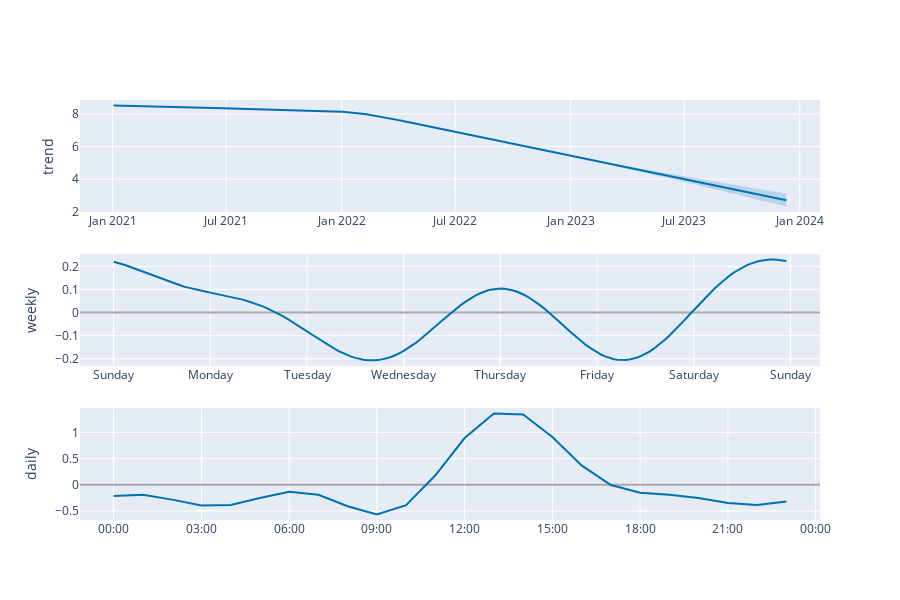

This figure's notebook cell:
### Code cell
plot_components_plotly(m, forecast)

### Figure 1 — Plotly figure (JSON) as saved in the notebook; plotly's stock layout.template omitted (floating-point values rounded to 4 significant figures; data arrays with more than 128 entries replaced by an {"elided": "..."} marker saying what was removed)
{"data": [{"line": {"color": "#0072B2", "width": 2}, "mode": "lines", "name": "trend", "type": "scatter", "x": {"elided": "841 str values"}, "xaxis": "x", "y": {"elided": "841 float values"}, "yaxis": "y"}, {"line": {"color": "rgba(0, 114, 178, 0.2)", "width": 0}, "mode": "lines", "name": "trend_upper", "type": "scatter", "x": {"elided": "841 str values"}, "xaxis": "x", "y": {"elided": "841 float values"}, "yaxis": "y"}, {"fill": "tonexty", "fillcolor": "rgba(0, 114, 178, 0.2)", "line": {"color": "rgba(0, 114, 178, 0.2)", "width": 0}, "mode": "lines", "name": "trend_lower", "type": "scatter", "x": {"elided": "841 str values"}, "xaxis": "x", "y": {"elided": "841 float values"}, "yaxis": "y"}, {"line": {"color": "#0072B2", "width": 2}, "mode": "lines", "name": "weekly", "type": "scatter", "x": {"elided": "168 str values"}, "xaxis": "x2", "y": {"elided": "168 float values"}, "yaxis": "y2"}, {"line": {"color": "#0072B2", "width": 2}, "mode": "lines", "name": "daily", "type": "scatter", "x": ["2017-01-01T00:00:00", "2017-01-01T01:00:00", "2017-01-01T02:00:00", "2017-01-01T03:00:00", "2017-01-01T04:00:00", "2017-01-01T05:00:00", "2017-01-01T06:00:00", "2017-01-01T07:00:00", "2017-01-01T08:00:00", "2017-01-01T09:00:00", "2017-01-01T10:00:00", "2017-01-01T11:00:00", "2017-01-01T12:00:00", "2017-01-01T13:00:00", "2017-01-01T14:00:00", "2017-01-01T15:00:00", "2017-01-01T16:00:00", "2017-01-01T17:00:00", "2017-01-01T18:00:00", "2017-01-01T19:00:00", "2017-01-01T20:00:00", "2017-01-01T21:00:00", "2017-01-01T22:00:00", "2017-01-01T23:00:00"], "xaxis": "x3", "y": [-0.2137, -0.1896, -0.2831, -0.3936, -0.3873, -0.2519, -0.1324, -0.1896, -0.4102, -0.5653, -0.3873, 0.181, 0.8925, 1.359, 1.341, 0.9118, 0.3713, -0.004562, -0.1511, -0.1896, -0.2526, -0.3481, -0.3873, -0.3198], "yaxis": "y3"}], "layout": {"height": 600, "showlegend": false, "width": 900, "xaxis": {"anchor": "y", "domain": [0, 1], "range": ["2020-11-10T01:36:00", "2024-02-02T06:24:00"], "type": "date"}, "xaxis2": {"anchor": "y2", "domain": [0, 1], "range": ["2016-12-31T15:39:00", "2017-01-08T07:21:00"], "tickformat": "%A", "type": "date"}, "xaxis3": {"anchor": "y3", "domain": [0, 1], "range": ["2016-12-31T22:51:00", "2017-01-02T00:09:00"], "tickformat": "%H:%M", "type": "date"}, "yaxis": {"anchor": "x", "domain": [0.7333, 1], "rangemode": "normal", "title": {"text": "trend"}, "zerolinecolor": "#AAA"}, "yaxis2": {"anchor": "x2", "domain": [0.3667, 0.6333], "title": {"text": "weekly"}, "zerolinecolor": "#AAA"}, "yaxis3": {"anchor": "x3", "domain": [0, 0.2667], "title": {"text": "daily"}, "zerolinecolor": "#AAA"}}}
